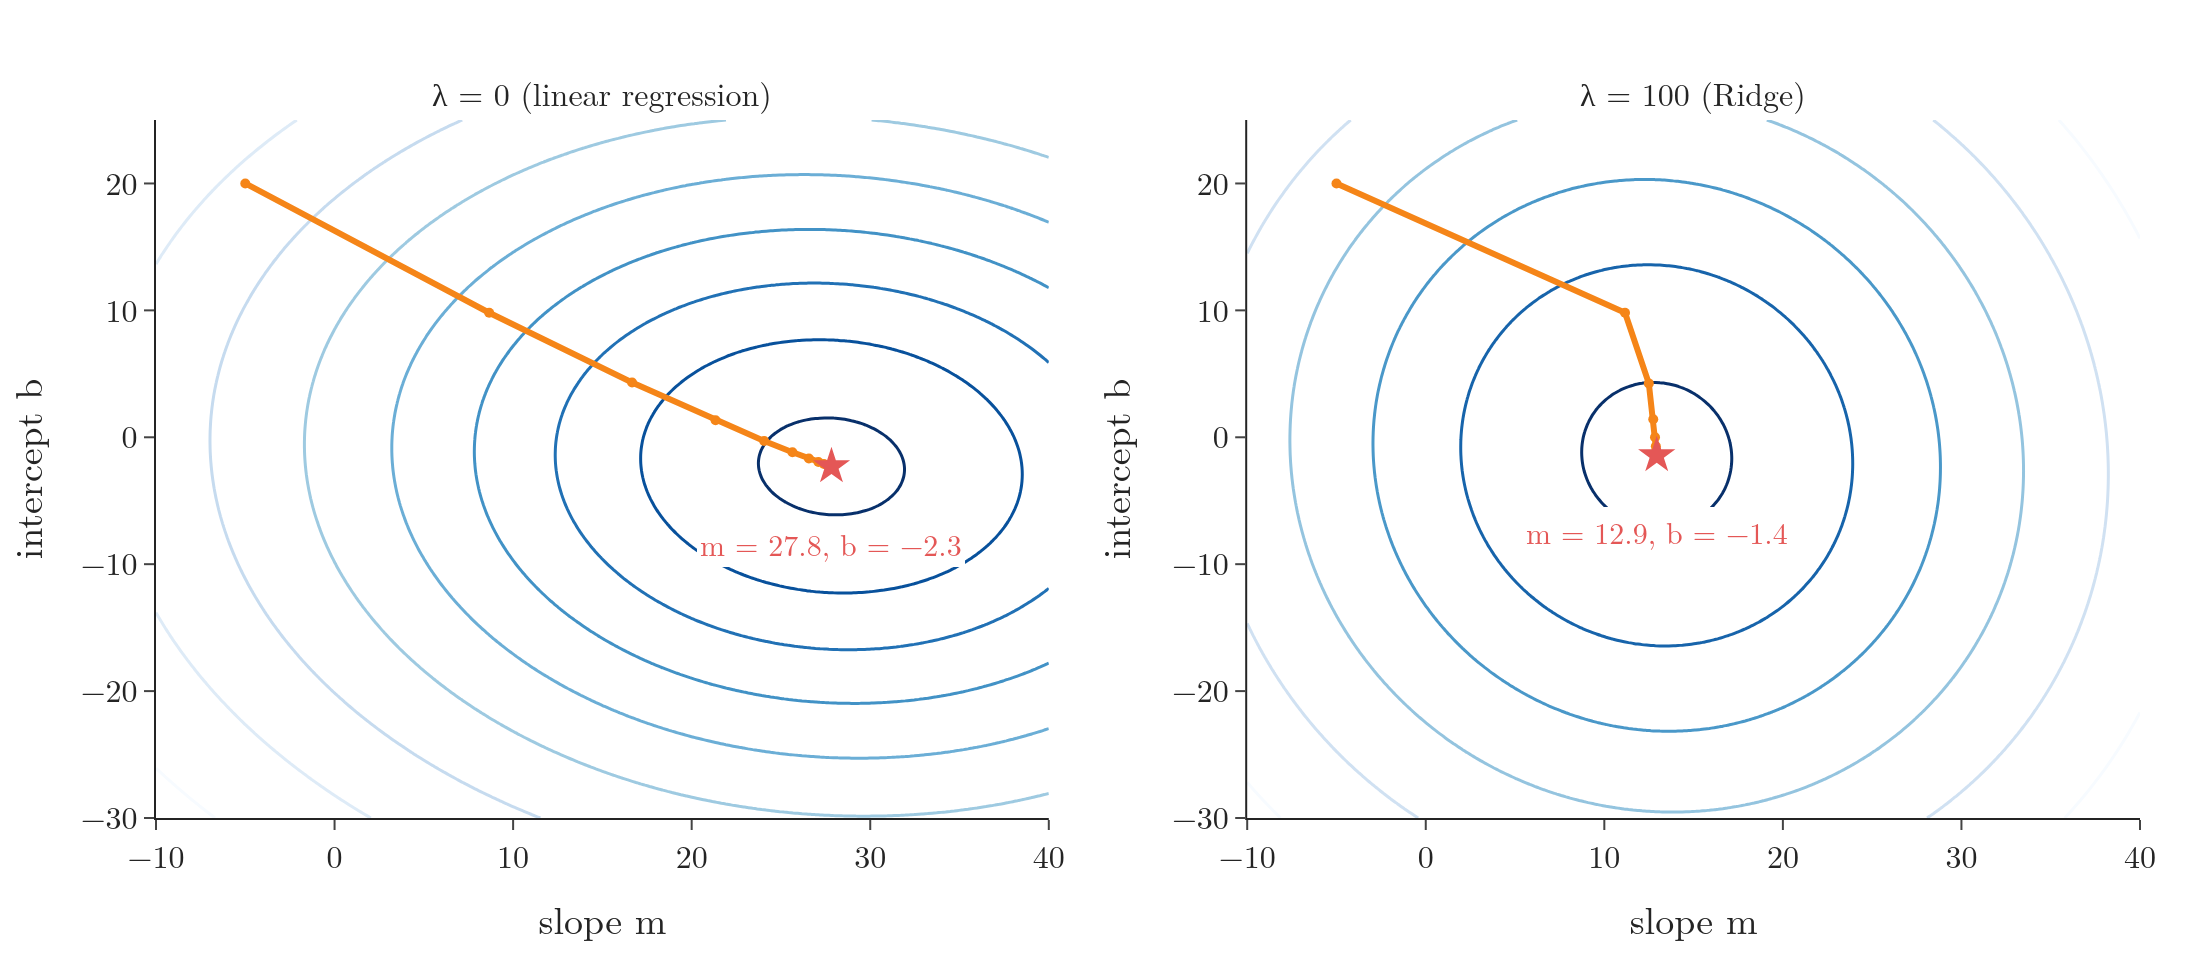

Source code (Python):
"""Gradient descent on the Ridge loss for one input, λ = 0 and λ = 100: contours and paths (Plotly)."""
from pathlib import Path
import numpy as np
import plotly.graph_objects as go
from plotly.subplots import make_subplots
from sklearn.datasets import make_regression

here = Path(__file__).parent
X, y = make_regression(n_samples=100, n_features=1, n_informative=1, noise=20, random_state=13)
x = X.ravel()
ms, bs = np.linspace(-10, 40, 200), np.linspace(-30, 25, 200)
M, B = np.meshgrid(ms, bs)

def loss(m, b, lam):
    return 0.5 * (((y[:, None, None] - m * x[:, None, None] - b) ** 2).sum(0) + lam * m ** 2)

fig = make_subplots(rows=1, cols=2, horizontal_spacing=0.1, subplot_titles=("λ = 0 (linear regression)", "λ = 100 (Ridge)"))
for col, lam in ((1, 0), (2, 100)):
    m, b, lr, path = -5.0, 20.0, 0.005, [(-5.0, 20.0)]
    for _ in range(60):
        err = y - m * x - b
        dm, db = -(err * x).sum() + lam * m, -err.sum()
        m, b = m - lr * dm, b - lr * db
        path.append((m, b))
    print(lam, path[-1])
    Z = loss(M, B, lam)
    fig.add_trace(go.Contour(x=ms, y=bs, z=np.log(Z), showscale=False, colorscale="Blues", reversescale=True,
                             contours=dict(coloring="lines", start=np.log(Z.min()) + 0.05, end=np.log(Z.max()), size=0.25),
                             line=dict(width=1.5)), 1, col)
    pm, pb = zip(*path)
    fig.add_trace(go.Scatter(x=pm, y=pb, mode="lines+markers", line=dict(color="#F58518", width=3), marker=dict(size=5)), 1, col)
    fig.add_trace(go.Scatter(x=[pm[-1]], y=[pb[-1]], mode="markers", marker=dict(size=14, color="#E45756", symbol="star")), 1, col)
    fig.add_annotation(x=pm[-1], y=pb[-1] - 6, text=f"m = {pm[-1]:.1f}, b = {pb[-1]:.1f}".replace("-", "−"), showarrow=False,
                       font=dict(size=15, color="#E45756"), bgcolor="white", row=1, col=col)
fig.update_xaxes(title="slope m", range=[-10, 40])
fig.update_yaxes(title="intercept b", range=[-30, 25])
fig.update_layout(template="simple_white", width=1100, height=480, showlegend=False,
                  font=dict(family="Latin Modern Roman", size=16), margin=dict(l=70, r=30, t=60, b=60))
fig.write_image(here / "paths.png", scale=2)
fig.write_image(here / "paths.pdf")
